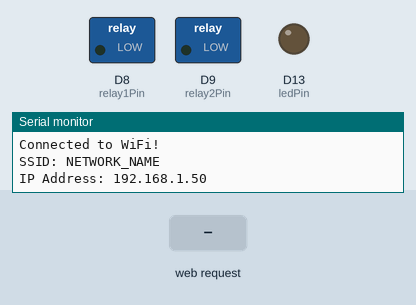
The sketch below on a simulated Arduino Uno R4 WiFi. On the bench: switched loads named in the sketch (green lamp = pin HIGH), output pins drawn as LEDs (lit = HIGH), the last lines printed to the serial monitor. Inputs (shaded band) come from the test bench. WiFi joins after 1.5 s; servers stay silent unless stated.

Above: at 2.7 s.
2.8 s: HTTP request GET /LIGHTS_TOGGLE received
At 3.7 s:
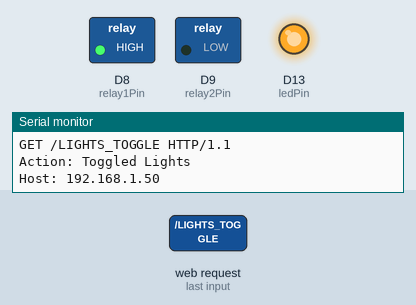
4.3 s: HTTP request GET /FAN_TOGGLE received
At 4.8 s:
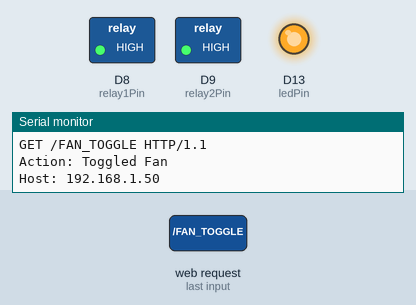
5.8 s: HTTP request GET /LIGHTS_TOGGLE received
At 7.1 s:
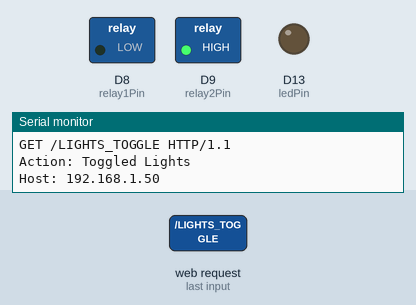
Timing chart, 0 to 8.8 s (numbered marks = the images above; inputs shaded):
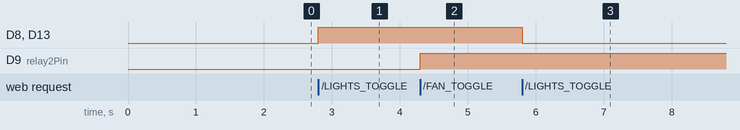

The sketch:

arduino-controller.ino
```cpp
#include "WiFiS3.h"

// Wi-Fi credentials
char ssid[] = "NETWORK_NAME";
char pass[] = "NETWORK_PASSWORD";
int status = WL_IDLE_STATUS;

// Set up server on port 80
WiFiServer server(80);

// Hardware pins
const int ledPin = 13;      // Built-in LED on Uno R4
const int relay1Pin = 8;    // Example: Lights
const int relay2Pin = 9;    // Example: Ventilator

// State tracking
bool lightsOn = false;
bool fanOn = false;

void setup() {
  Serial.begin(115200);
  while (!Serial) {
    ; // wait for serial port to connect
  }

  // Initialize pins
  pinMode(ledPin, OUTPUT);
  pinMode(relay1Pin, OUTPUT);
  pinMode(relay2Pin, OUTPUT);

  // Set initial states
  digitalWrite(ledPin, LOW);
  digitalWrite(relay1Pin, LOW);
  digitalWrite(relay2Pin, LOW);

  // Attempt to connect to WiFi network
  if (WiFi.status() == WL_NO_MODULE) {
    Serial.println("Communication with WiFi module failed!");
    while (true);
  }

  String fv = WiFi.firmwareVersion();
  if (fv < WIFI_FIRMWARE_LATEST_VERSION) {
    Serial.println("Please upgrade the firmware");
  }

  Serial.print("Attempting to connect to SSID: ");
  Serial.println(ssid);

  status = WiFi.begin(ssid, pass);
  while (status != WL_CONNECTED) {
    delay(1000);
    Serial.print(".");
    status = WiFi.begin(ssid, pass);
  }

  Serial.println("\nConnected to WiFi!");
  printWifiStatus();

  // Start the web server
  server.begin();
}

void loop() {
  // Listen for incoming clients
  WiFiClient client = server.available();
  if (client) {
    Serial.println("New client connection...");
    String currentLine = "";

    // Read the HTTP request
    while (client.connected()) {
      if (client.available()) {
        char c = client.read();
        Serial.write(c); // Print to serial monitor

        if (c == '\n') {
          // If a newline is received, the line is complete.
          // An empty line means the headers are done.
          if (currentLine.length() == 0) {
            // Send standard HTTP response header
            client.println("HTTP/1.1 200 OK");
            client.println("Content-type:text/plain");
            client.println("Connection: close");
            client.println();
            client.println("Command received.");
            break;
          } else {
            // Parse the GET request URL
            if (currentLine.startsWith("GET /LIGHTS_TOGGLE")) {
              lightsOn = !lightsOn;
              digitalWrite(relay1Pin, lightsOn ? HIGH : LOW);
              digitalWrite(ledPin, lightsOn ? HIGH : LOW);
              Serial.println("Action: Toggled Lights");
            }
            else if (currentLine.startsWith("GET /FAN_TOGGLE")) {
              fanOn = !fanOn;
              digitalWrite(relay2Pin, fanOn ? HIGH : LOW);
              Serial.println("Action: Toggled Fan");
            }
            else if (currentLine.startsWith("GET /ALL_ON")) {
              lightsOn = true;
              fanOn = true;
              digitalWrite(relay1Pin, HIGH);
              digitalWrite(relay2Pin, HIGH);
              digitalWrite(ledPin, HIGH);
              Serial.println("Action: All ON");
            }
            else if (currentLine.startsWith("GET /ALL_OFF")) {
              lightsOn = false;
              fanOn = false;
              digitalWrite(relay1Pin, LOW);
              digitalWrite(relay2Pin, LOW);
              digitalWrite(ledPin, LOW);
              Serial.println("Action: All OFF");
            }
            else if (currentLine.startsWith("GET /DEVICE_3")) {
              Serial.println("Action: Pinged Device 3 (Pinky Open)");
            }

            // Clear currentLine to read the next line
            currentLine = "";
          }
        }
        else if (c != '\r') {
          // add it to the end of the currentLine
          currentLine += c;
        }
      }
    }
    // Give the web browser / client time to receive the data
    delay(10);
    // Close the connection
    client.stop();
  }
}

void printWifiStatus() {
  Serial.print("SSID: ");
  Serial.println(WiFi.SSID());

  IPAddress ip = WiFi.localIP();
  Serial.print("IP Address: ");
  Serial.println(ip);
}
```

Measured:
- after the input at 2.8 s, D8 (relay1Pin), D13 (ledPin): LOW → HIGH at once
- after the input at 4.3 s, D9 (relay2Pin): LOW → HIGH at once
- after the input at 5.8 s, D8 (relay1Pin), D13 (ledPin): HIGH → LOW at once
